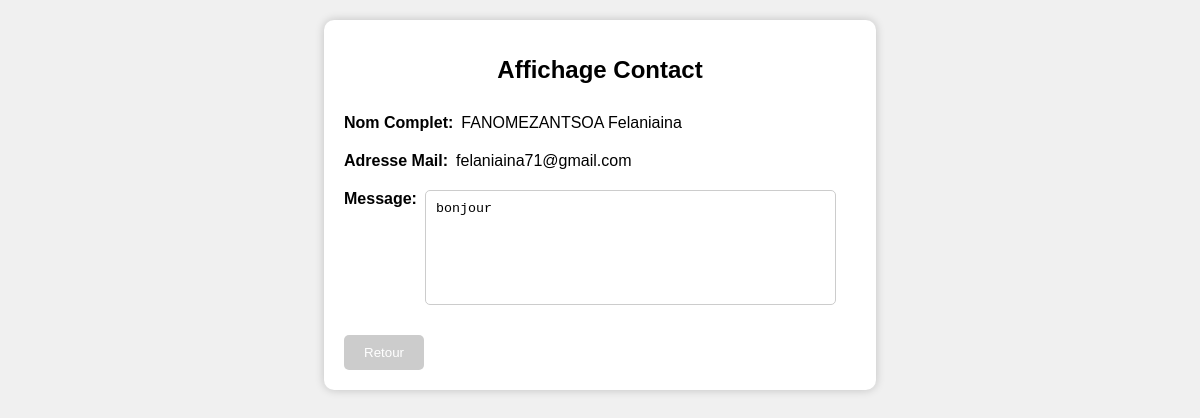
The page /admin/edit_contact.php?idcontact=785 on the database its author committed.
### tables this page shows
CREATE TABLE `contact` (
  `idcontact` int(11) NOT NULL,
  `nom_complet` varchar(78) NOT NULL,
  `email` varchar(50) NOT NULL,
  `message` varchar(10) NOT NULL
);

### admin/edit_contact.php (the view, shortened to what this page needs)
<!DOCTYPE html>
<html lang="en">
<head>
    <link rel="stylesheet" href="../Css/admin/custum.css">
    <?php
    $servername = "localhost";
    $username = "root";
    $password = "";
    $dbname = "supercar";
    $conn = mysqli_connect($servername, $username, $password, $dbname);
    if ($_SERVER["REQUEST_METHOD"] == "POST") {
        $id = $_POST["idcontact"];
        $nom_complet = $_POST["nom_complet"];
        $email = $_POST["email"];
        $message = $_POST["message"];
        $sql = "UPDATE contact SET nom_complet='$nom_complet', email='$email', message='$message' WHERE idcontact='$id'";
        if (mysqli_query($conn, $sql)) {
            header("location: contact.php");
            exit();
        } else {
            echo "Error updating record: " . mysqli_error($conn);
        }
    } else {
        $id = $_GET["idcontact"];
        $sql = "SELECT * FROM contact WHERE idcontact='$id'";
        $result = mysqli_query($conn, $sql);
        if (mysqli_num_rows($result) == 1) {
            $row = mysqli_fetch_assoc($result);
            $nom_complet = $row["nom_complet"];
            $email = $row["email"];
            $message = $row["message"];
        } else {
            echo "Record not found";
        }
    }
    ?>
<body>
    <div class="container" id="edit_contact">
        <h1>Affichage Contact</h1>
        <div class="profile-form">
            <form id="show_contact" method="post" action="<?php echo $_SERVER['PHP_SELF']; ?>">
                <div class="form-group">
                    <label for="nom_complet">Nom Complet:</label>&ensp;
                    <span id="nom_complet">
                        <?php echo $nom_complet; ?>
                    </span>
                </div>
                <div class="form-group">
                    <label for="email">Adresse Mail:</label>&ensp;
                    <span id="email">
                        <?php echo $email; ?>
                    </span>
                </div>
                <div class="form-group">
                    <label for="message">Message:</label>&ensp;
                    <textarea id="message"><?php echo $message; ?></textarea>
                </div>
                <div class="button-group">
                    <button type="button" class="btn btn-secondary" onclick="cancelEdit()">Retour</button>
                </div>
            </form>
        </div>
    </div>
</body>
</html>

### Css/admin/custum.css (style rules this page uses)
body { font-family: Arial, sans-serif; background-color: #f0f0f0; margin: 0; padding: 0; text-align: center; }
.container { background-color: #fff; border-radius: 10px; box-shadow: 0 0 10px rgba(0, 0, 0, 0.2); padding: 20px; margin: 20px auto; max-width: 74em; }
h1 { font-size: 24px; margin-bottom: 20px; }
.profile-form { text-align: left; }
.form-group { margin: 10px 0; }
label { font-weight: bold; }
textarea { padding: 10px; border: 1px solid #ccc; border-radius: 5px; resize: none; width: -webkit-fill-available; height: 7em; }
.button-group { margin-top: 20px; }
.btn { background-color: #007bff; color: #fff; border: none; padding: 10px 20px; border-radius: 5px; cursor: pointer; }
.btn-secondary { background-color: #ccc; }
.form-group { display: inline-block; margin-right: 20px; }
.form-group label { display: block; }
#edit_utilisateur, #edit_contact, #edit_demande { width: 32em; }
#edit_utilisateur #show_user, #edit_contact #show_contact, #edit_demande #show_demande, #add_event .profil, #add_contact { display: grid; }
#edit_utilisateur .form-group, #edit_contact .form-group, #edit_demande .form-group, #ajouter_contact .form-group { display: flex; }

### rows shown on the page
contact: nom_complet "FANOMEZANTSOA Felaniaina", email "felaniaina71@gmail.com", message "bonjour"
